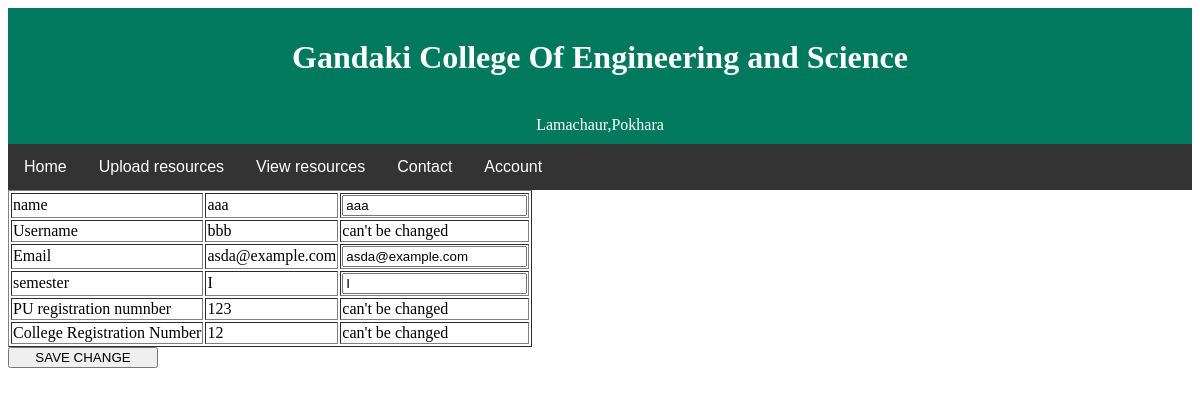
Screenshot of /student/managestudent.php (signed in) with the database file from the repository.
### tables this page shows
CREATE TABLE `commoninfo` (
  `id` int(11) NOT NULL,
  `Name` varchar(50) NOT NULL,
  `Username` varchar(25) NOT NULL,
  `Password` varchar(50) NOT NULL,
  `Email` varchar(25) NOT NULL,
  `AccountType` varchar(15) NOT NULL
);

CREATE TABLE `studentdetailinfo` (
  `PuRegis` varchar(100) NOT NULL,
  `ClzRegis` varchar(100) NOT NULL,
  `Semester` varchar(10) NOT NULL,
  `id` int(11) NOT NULL
);

### student/managestudent.php (the view, shortened to what this page needs)
<html>
<head>
</head>
<body>
	<?php
	 include "studentdash.php";
		$conn=mysqli_connect("localhost","root","","studentportal");
		 $sql="SELECT * FROM commoninfo as c inner join studentdetailinfo as s on c.id=s.id where c.Username='$_SESSION[username]'";
		 $result=mysqli_query($conn,$sql);
		 $row=mysqli_fetch_assoc($result);
	 ?>
		 <form  method="post" action="../teacher/update.php">
		 	<table border = 1>
		 	<tr>
		 		<td>name</td>
		 		<td><?php echo $row['Name'];?></td>
		 		<td><input type ="text" name="name" value=<?php echo $row['Name'];?>></td>
		 	</tr>
	    	<tr>
	    		<td>Username</td
	    		><td><?php echo $row['Username'];?></td>
	    		<td>can't be changed</td>
	    	</tr>
	    	<tr>
		 		<td>Email</td>
		 		<td><?php echo $row['Email'];?></td>
		 		<td><input type ="text" name="email" value=<?php echo $row['Email'];?>></td>
		 	</tr>
		 	<tr>
		 		<td>semester</td>
		 		<td><?php Echo $row['Semester'];?></td>
		 		<td><input type ="text" name="semester"  value="<?php echo $row['Semester'];?>"></td>
		 	</tr>
			<tr>
			 	<td>PU registration numnber</td>
			 	<td><?php echo $row['PuRegis'];?></td>
			 	<td>can't be changed</td>
			</tr>
			 <tr>
			 	<td>College Registration Number</td>
			 	<td><?php echo $row['ClzRegis'];?></td>
			 	<td>can't be changed</td>
			 </tr>
		 </table>
			<input type="submit"  name="submit" value="SAVE CHANGE" style="width:150px;">
    	</form>
</body>
</html>

### rows the page displays
commoninfo: Name "aaa", name "aaa", Username "bbb", Email "asda@example.com", email "asda@example.com", studentdetailinfo.Semester "I", semester "I", studentdetailinfo.PuRegis "123", studentdetailinfo.ClzRegis "12"
